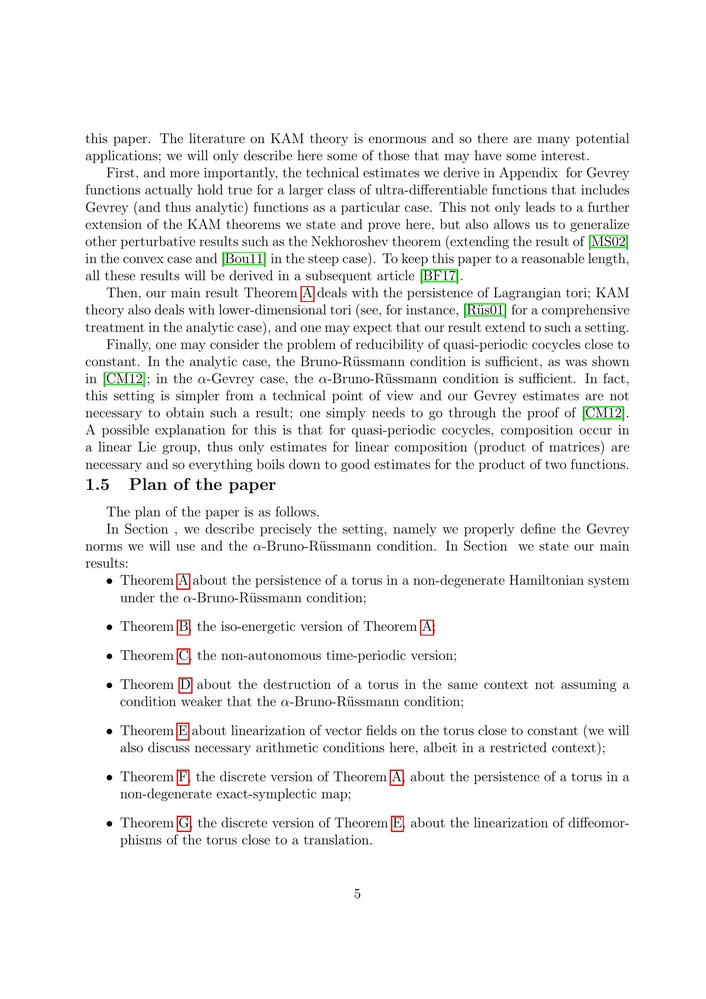
#> input picture data/ocr/docbank/images/106.tar_1705.06909.gz_KGBR5_4.jpg, 706 x 999 px, shrunk from 1654 x 2339 before the run, given in place of sample.jpg, which was not available
$ jupyter execute --allow-errors 02_Dataset_Textlocalization.ipynb   (text cells are left out)
#> lines starting #> are read from the running program, lines starting #| are printed output that depends on the picture; after the words box and inside, x2 and y2 are one past the last pixel; in counts of white or black regions, pixels touching at a corner belong together; pictures that were not available may be replaced by others from this repository, and a replacement may not be noted
[cell 1]
import pandas as pd
import os
import numpy as np
from tqdm import tqdm
import shutil
import json
import matplotlib.pyplot as plt
import matplotlib.image as mpimg
import cv2 as cv

[cell 2]
#Take data folder location as input
src_dir = input("Enter location to Data Folder : ")
#> the answer given: ../../data/ocr/docbank/images

if os.path.exists(src_dir):
    dir_ = os.listdir(src_dir)
    print(f"Data Folder : {dir_}")

#> (a cell that did not finish here is left out)

#> (a cell that did not finish here is left out)

[cell 5]
def textLocalization(img):

    contours, _ = cv.findContours(img, cv.RETR_EXTERNAL, cv.CHAIN_APPROX_NONE)
# [9 lines of commented-out code are left out]


    img_copy = img.copy()

#     filtered_contours = []
    for i, contour in enumerate(contours):
        x, y, w, h = cv.boundingRect(contour)
        rect = cv.rectangle(img_copy, (x, y), (x + w, y + h), (0, 255, 0), 2)

        cropped = img_copy[y:y + h, x:x + w]
# [14 lines of commented-out code are left out]


    plt.figure(figsize=(20,10))
    plt.subplot(1,2,1)
    plt.imshow(img, cmap="gray")
    plt.axis("off")

    plt.subplot(1,2,2)
    plt.imshow(rect, cmap="gray")
    plt.axis("off")
    plt.show()

[cell 6]
# [17 lines of commented-out code are left out]

[cell 7]
# [19 lines of commented-out code are left out]

#> (a cell that did not finish here is left out)

[cell 9]
grey_img = cv.imread("/Users/ltc/Desktop/sample.jpg", cv.IMREAD_GRAYSCALE)
#> grey_img: shape (999, 706); min 0, max 255, mean 243
ret, thresh1 = cv.threshold(grey_img, 0, 255, cv.THRESH_OTSU | cv.THRESH_BINARY_INV)
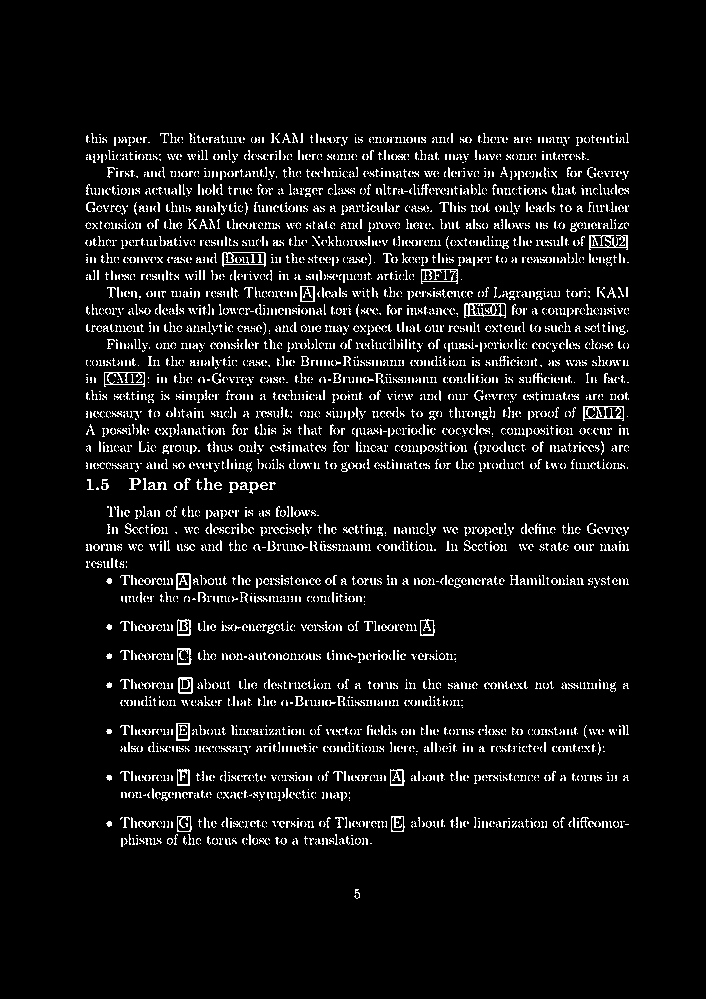
#> thresh1: shape (999, 706); 6.5% white in thin lines or dots, all inside (x1, y1, x2, y2) = (85, 133, 629, 899)
#> ret = 181

rect_kernel = cv.getStructuringElement(cv.MORPH_RECT, (18, 18))

# Applying dilation on the threshold image
dilation = cv.dilate(thresh1, rect_kernel, iterations = 1)
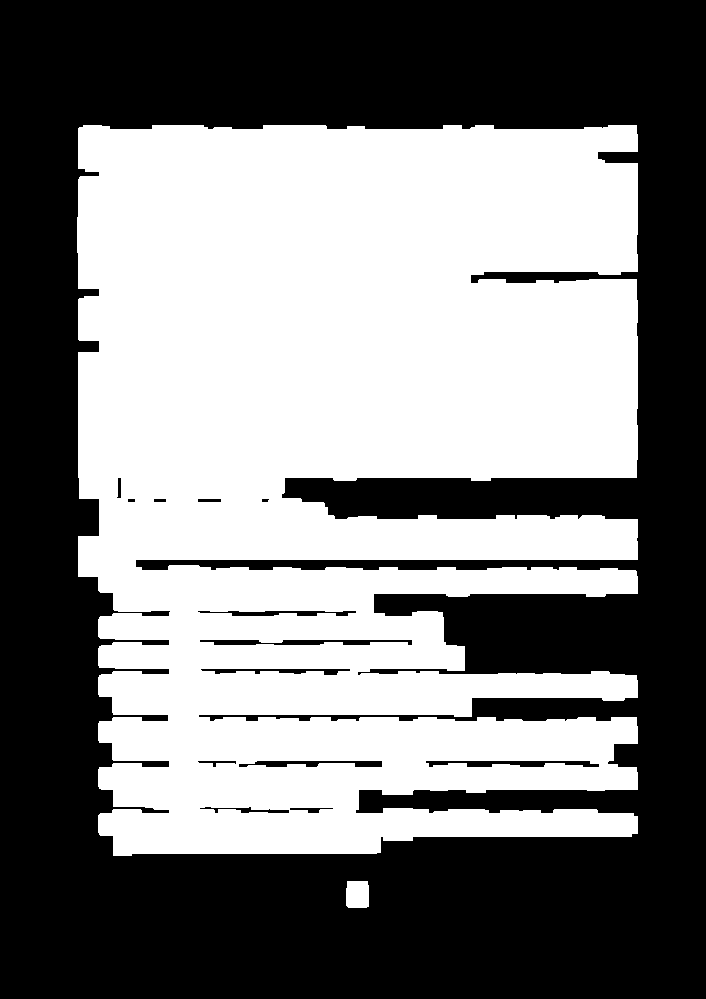
#> dilation: shape (999, 706); 48.8% white; 2 white regions

# img_gen_2 = imagePre(["/Users/ltc/Desktop/sample.jpg"])
# unskewed_img = next(img_gen_2)

textLocalization(dilation)
#> in textLocalization, `contours, _ = cv.findContours(img, cv.RETR_EXTERNAL, cv.CHAIN_APPROX_N..`: contours = 2 contours; box (x1, y1, x2, y2) and area: (77, 125, 638, 856) 343152, (346, 881, 369, 908) 558
#> the loop in textLocalization, `for i, contour in enumerate(contours):` made 2 passes
#> (x, y, w, h) on passes 1 to 2: (346, 881, 23, 27), (77, 125, 561, 731)
#> pass 1, in textLocalization, `cropped = img_copy[y:y + h, x:x + w]`:
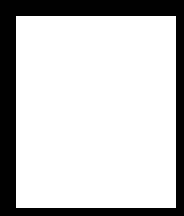
#> cropped: shape (27, 23) (shown 8 times larger); 77.3% white; 1 black region, box (x1, y1, x2, y2) and area: (0, 0, 23, 27) 141
#> pass 2, in textLocalization, `rect = cv.rectangle(img_copy, (x, y), (x + w, y + h), (0, 255, 0), 2)`:
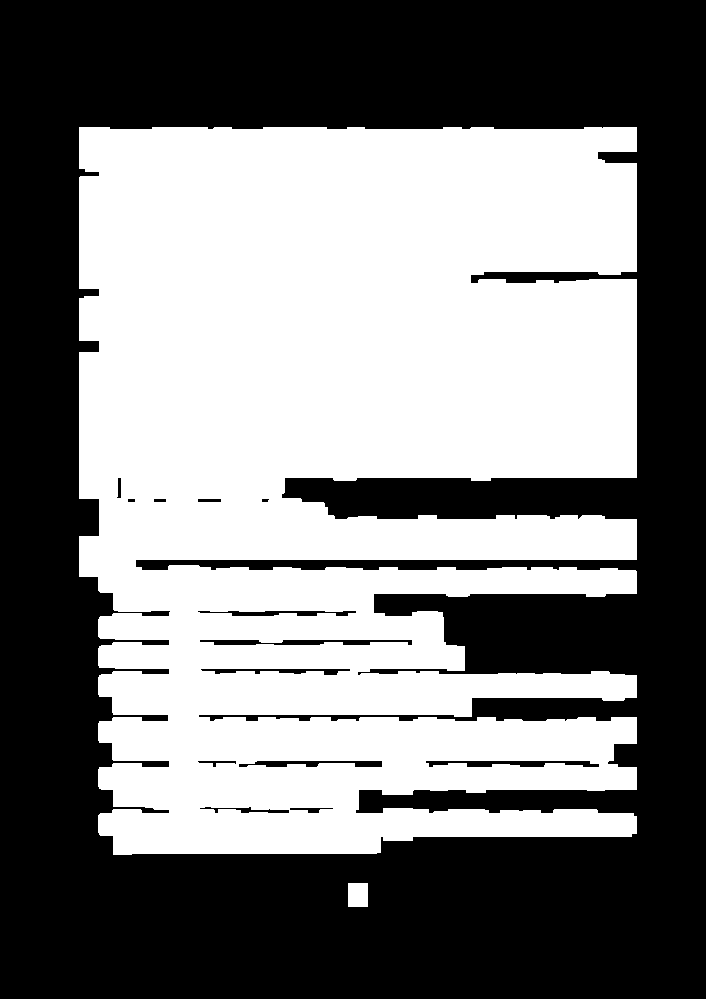
#> rect: shape (999, 706); 48.6% white; 2 white regions, box (x1, y1, x2, y2) and area: (79, 127, 637, 855) 342395, (348, 883, 368, 907) 480
#> pass 2, in textLocalization, `cropped = img_copy[y:y + h, x:x + w]`:
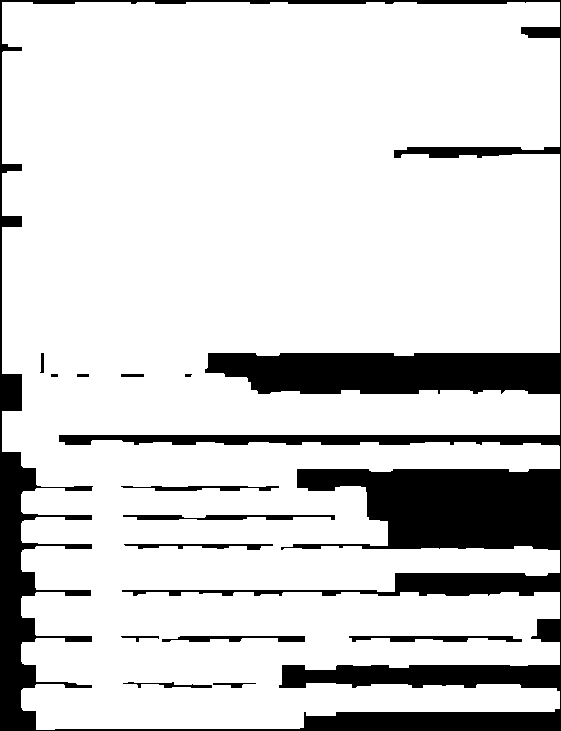
#> cropped: shape (731, 561); 83.5% white; 14 black regions (1 under 20 px), largest, box (x1, y1, x2, y2) and area: (0, 0, 561, 731) 64102, (123, 515, 335, 520) 756, (349, 636, 522, 642) 701

# plt.figure(figsize=(8,6))
# plt.imshow(regions[0], cmap="gray")
# plt.axis("off")

$ run again, on data/ocr/docbank/images/11.tar_1401.6921.gz_rad-lep-II-2_13.jpg
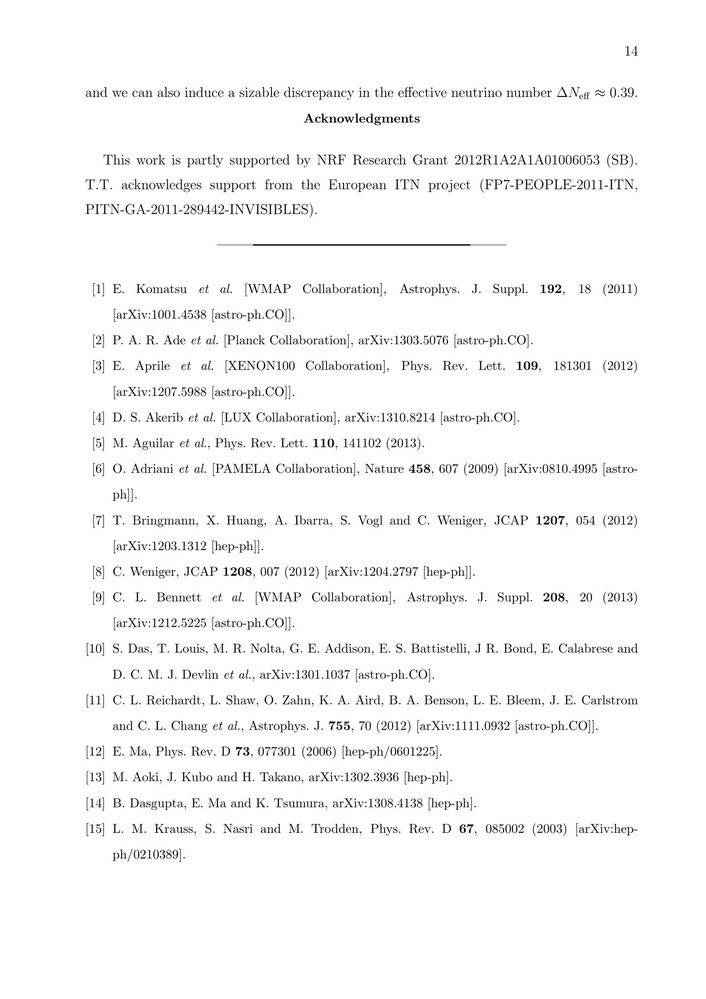
#> input picture data/ocr/docbank/images/11.tar_1401.6921.gz_rad-lep-II-2_13.jpg, 706 x 999 px, shrunk from 1654 x 2339 before the run, given in place of sample.jpg, which was not available
#> grey_img is the input picture: shape (999, 706); min 0, max 255, mean 247.6
#> `ret, thresh1 = cv.threshold(grey_img, 0, 255, cv.THRESH_OTSU | cv.THRE..`:
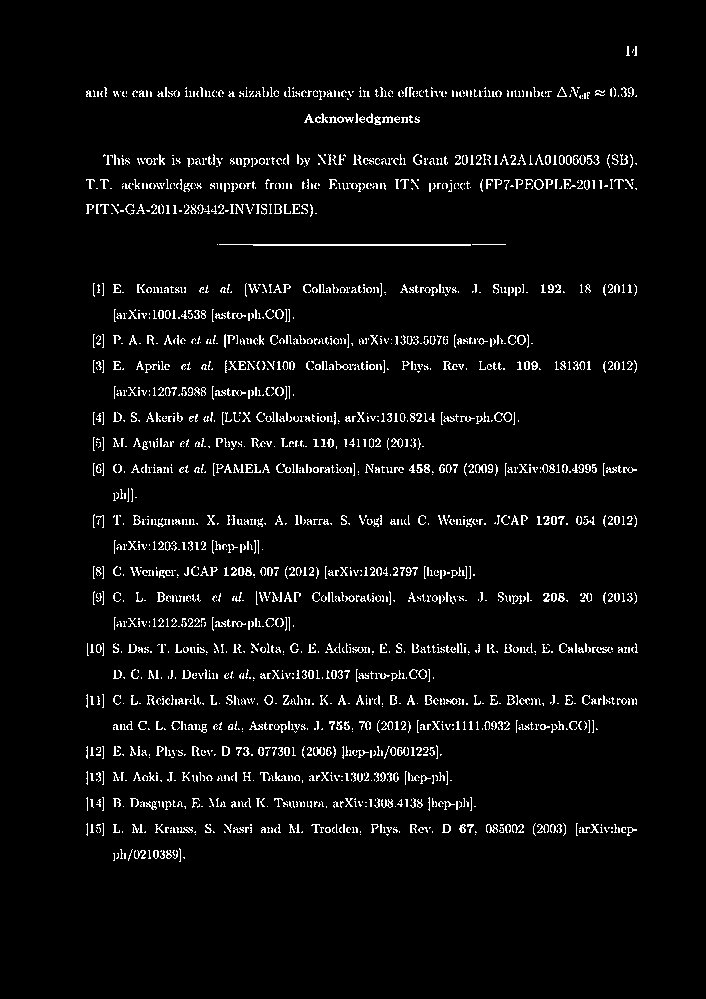
#> thresh1: shape (999, 706); 4.2% white in thin lines or dots, all inside (x1, y1, x2, y2) = (86, 46, 638, 862)
#> ret = 183
#> dilation: shape (999, 706); 41.7% white; 5 white regions
#> contours = 5 contours; box (x1, y1, x2, y2) and area: (78, 275, 647, 871) 231992, (78, 146, 646, 226) 34372, (78, 79, 646, 134) 17364, (209, 236, 515, 255) 5420, (618, 38, 646, 65) 694
#> the loop in textLocalization, `for i, contour in enumerate(contours):` made 5 passes
#> (x, y, w, h) on passes 1 to 5: (78, 275, 569, 596), (209, 236, 306, 19), (78, 146, 568, 80), (78, 79, 568, 55), (618, 38, 28, 27)
#> after the loop in textLocalization, `for i, contour in enumerate(contours):`:
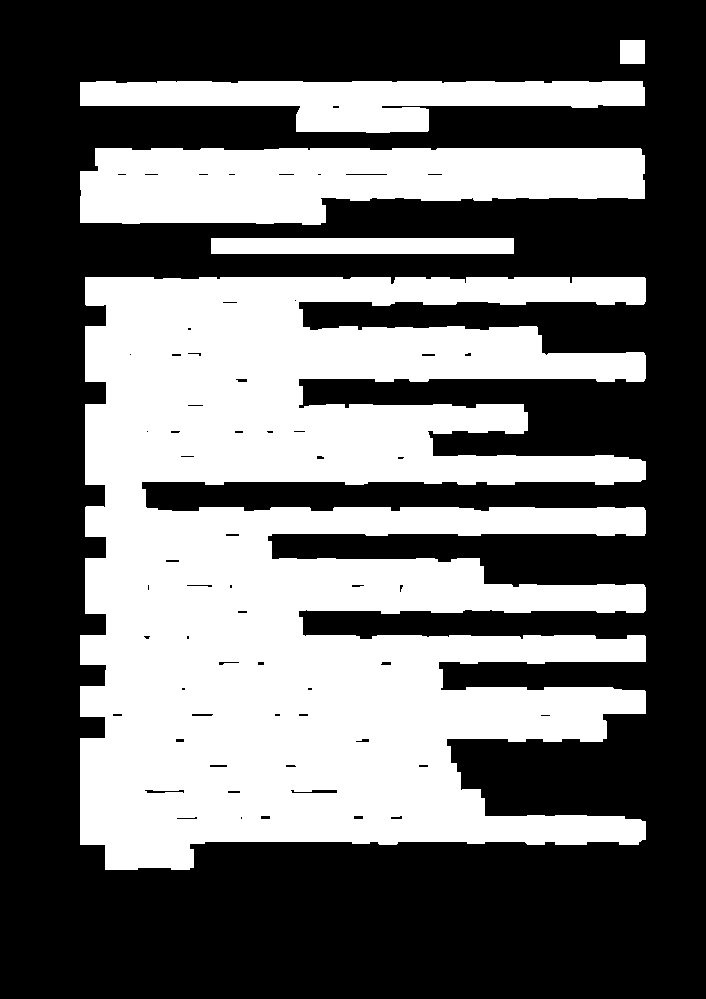
#> img_copy: shape (999, 706); 41.2% white; 5 white regions, box (x1, y1, x2, y2) and area: (80, 277, 646, 870) 234001, (80, 148, 645, 225) 34081, (80, 81, 645, 133) 17289, (211, 238, 514, 254) 4848, (620, 40, 645, 64) 600
